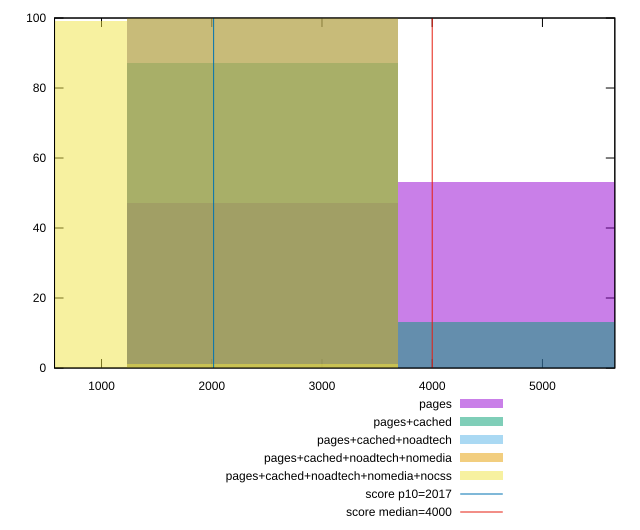

Reproduce this figure in gnuplot.
reset

$pages <<EOF
4918.653694615392 53
2459.326847307696 47
EOF

$pagesCached <<EOF
4918.653694615392 13
2459.326847307696 87
EOF

$pagesCachedNoadtech <<EOF
2459.326847307696 100
EOF

$pagesCachedNoadtechNomedia <<EOF
2459.326847307696 100
EOF

$pagesCachedNoadtechNomediaNocss <<EOF
0 99
2459.326847307696 1
EOF

set key outside below
set boxwidth 2459.326847307696
set xrange [573.7360000000002:5656.6159999999945]
set yrange [0:100]
set trange [0:100]
set style fill transparent solid 0.5 noborder

set parametric
set terminal svg size 640, 530 enhanced background rgb 'white'
set output "report_00012_2021-02-09T11:01:39.952Z/mainthread-work-breakdown/comparison/histogram/all_raw.svg"

plot $pages title "pages" with boxes, \
     $pagesCached title "pages+cached" with boxes, \
     $pagesCachedNoadtech title "pages+cached+noadtech" with boxes, \
     $pagesCachedNoadtechNomedia title "pages+cached+noadtech+nomedia" with boxes, \
     $pagesCachedNoadtechNomediaNocss title "pages+cached+noadtech+nomedia+nocss" with boxes, \
     2017,t title "score p10=2017", \
     4000,t title "score median=4000"

reset
